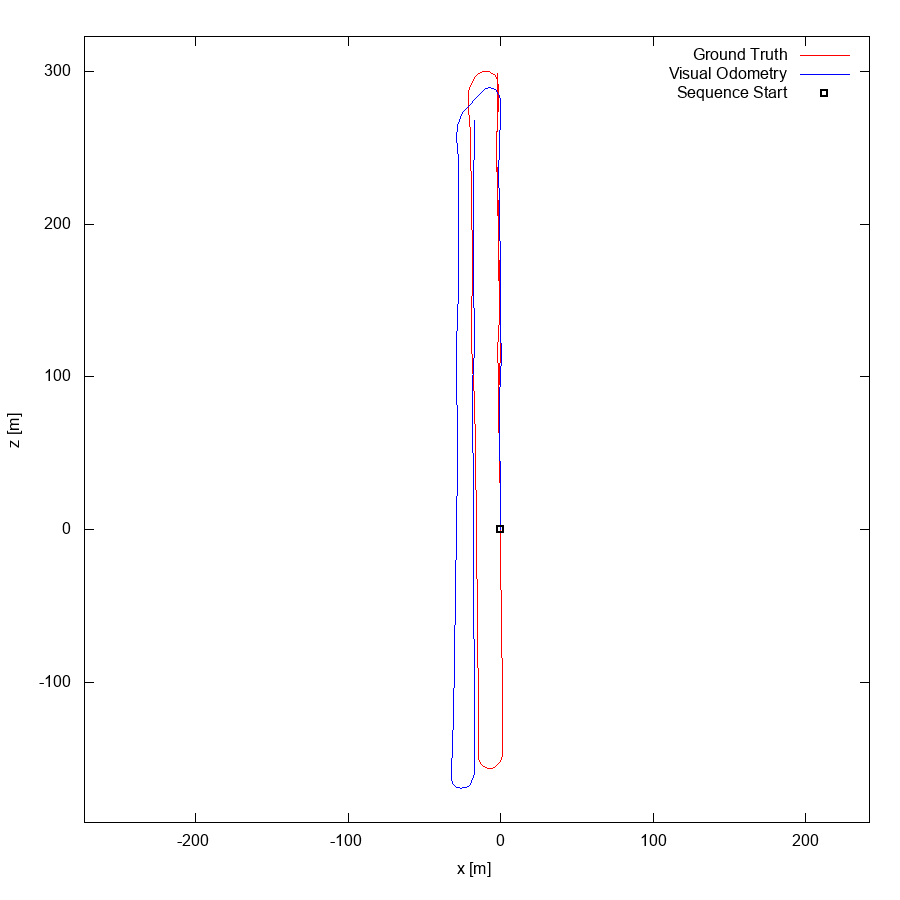

The gnuplot source for this figure:
set term postscript eps enhanced color
set output "06.eps"
set size ratio -1
set xrange [-273:242]
set yrange [-192:323]
set xlabel "x [m]"
set ylabel "z [m]"
plot "06.txt" using 1:2 lc rgb "#FF0000" title 'Ground Truth' w lines,"06.txt" using 3:4 lc rgb "#0000FF" title 'Visual Odometry' w lines,"< head -1 06.txt" using 1:2 lc rgb "#000000" pt 4 ps 1 lw 2 title 'Sequence Start' w points
